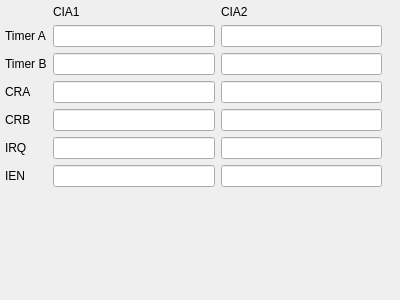
<?xml version="1.0" encoding="UTF-8"?>
<ui version="4.0">
 <class>CIAWidget</class>
 <widget class="QWidget" name="CIAWidget">
  <property name="geometry">
   <rect>
    <x>0</x>
    <y>0</y>
    <width>400</width>
    <height>300</height>
   </rect>
  </property>
  <property name="windowTitle">
   <string>Form</string>
  </property>
  <layout class="QGridLayout" name="gridLayout">
   <property name="leftMargin">
    <number>5</number>
   </property>
   <property name="topMargin">
    <number>5</number>
   </property>
   <property name="rightMargin">
    <number>5</number>
   </property>
   <property name="bottomMargin">
    <number>5</number>
   </property>
   <item row="0" column="1">
    <widget class="QLabel" name="label_13">
     <property name="text">
      <string>CIA1</string>
     </property>
    </widget>
   </item>
   <item row="0" column="2">
    <widget class="QLabel" name="label_14">
     <property name="text">
      <string>CIA2</string>
     </property>
    </widget>
   </item>
   <item row="1" column="0">
    <widget class="QLabel" name="label_15">
     <property name="text">
      <string>Timer A</string>
     </property>
    </widget>
   </item>
   <item row="1" column="1">
    <widget class="QLineEdit" name="cia1timera">
     <property name="readOnly">
      <bool>true</bool>
     </property>
    </widget>
   </item>
   <item row="1" column="2">
    <widget class="QLineEdit" name="cia2timera">
     <property name="readOnly">
      <bool>true</bool>
     </property>
    </widget>
   </item>
   <item row="1" column="3">
    <widget class="QLabel" name="label_16">
     <property name="text">
      <string/>
     </property>
    </widget>
   </item>
   <item row="2" column="0">
    <widget class="QLabel" name="label_17">
     <property name="text">
      <string>Timer B</string>
     </property>
    </widget>
   </item>
   <item row="2" column="1">
    <widget class="QLineEdit" name="cia1timerb">
     <property name="readOnly">
      <bool>true</bool>
     </property>
    </widget>
   </item>
   <item row="2" column="2">
    <widget class="QLineEdit" name="cia2timerb">
     <property name="readOnly">
      <bool>true</bool>
     </property>
    </widget>
   </item>
   <item row="3" column="0">
    <widget class="QLabel" name="label_22">
     <property name="text">
      <string>CRA</string>
     </property>
    </widget>
   </item>
   <item row="3" column="1">
    <widget class="QLineEdit" name="cia1cra">
     <property name="readOnly">
      <bool>true</bool>
     </property>
    </widget>
   </item>
   <item row="3" column="2">
    <widget class="QLineEdit" name="cia2cra">
     <property name="readOnly">
      <bool>true</bool>
     </property>
    </widget>
   </item>
   <item row="4" column="0">
    <widget class="QLabel" name="label_24">
     <property name="text">
      <string>CRB</string>
     </property>
    </widget>
   </item>
   <item row="4" column="1">
    <widget class="QLineEdit" name="cia1crb">
     <property name="readOnly">
      <bool>true</bool>
     </property>
    </widget>
   </item>
   <item row="4" column="2">
    <widget class="QLineEdit" name="cia2crb">
     <property name="readOnly">
      <bool>true</bool>
     </property>
    </widget>
   </item>
   <item row="5" column="0">
    <widget class="QLabel" name="label_18">
     <property name="text">
      <string>IRQ</string>
     </property>
    </widget>
   </item>
   <item row="5" column="1">
    <widget class="QLineEdit" name="cia1irq">
     <property name="readOnly">
      <bool>true</bool>
     </property>
    </widget>
   </item>
   <item row="5" column="2">
    <widget class="QLineEdit" name="cia2irq">
     <property name="readOnly">
      <bool>true</bool>
     </property>
    </widget>
   </item>
   <item row="6" column="0">
    <widget class="QLabel" name="label_20">
     <property name="text">
      <string>IEN</string>
     </property>
    </widget>
   </item>
   <item row="6" column="1">
    <widget class="QLineEdit" name="cia1inten">
     <property name="readOnly">
      <bool>true</bool>
     </property>
    </widget>
   </item>
   <item row="6" column="2">
    <widget class="QLineEdit" name="cia2inten">
     <property name="readOnly">
      <bool>true</bool>
     </property>
    </widget>
   </item>
   <item row="7" column="0">
    <spacer name="verticalSpacer_7">
     <property name="orientation">
      <enum>Qt::Vertical</enum>
     </property>
     <property name="sizeHint" stdset="0">
      <size>
       <width>20</width>
       <height>70</height>
      </size>
     </property>
    </spacer>
   </item>
  </layout>
 </widget>
 <resources/>
 <connections/>
</ui>
